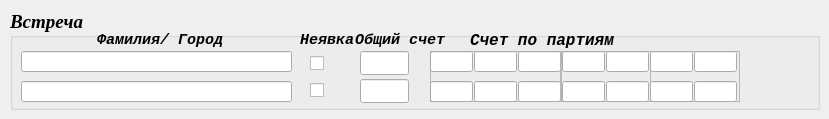
    <widget class="QWidget" name="tab_4">
     <attribute name="title">
      <string>Финалы</string>
     </attribute>
     <widget class="QGroupBox" name="groupBox_match_2">
      <property name="geometry">
       <rect>
        <x>10</x>
        <y>10</y>
        <width>810</width>
        <height>100</height>
       </rect>
      </property>
      <property name="font">
       <font>
        <family>Times New Roman</family>
        <pointsize>14</pointsize>
        <weight>75</weight>
        <italic>true</italic>
        <bold>true</bold>
       </font>
      </property>
      <property name="title">
       <string>Встреча</string>
      </property>
      <property name="flat">
       <bool>false</bool>
      </property>
      <widget class="QLabel" name="label_40">
       <property name="geometry">
        <rect>
         <x>460</x>
         <y>22</y>
         <width>181</width>
         <height>16</height>
        </rect>
       </property>
       <property name="font">
        <font>
         <family>Courier New</family>
         <pointsize>12</pointsize>
         <weight>75</weight>
         <italic>true</italic>
         <bold>true</bold>
        </font>
       </property>
       <property name="text">
        <string>Счет по партиям</string>
       </property>
      </widget>
      <widget class="QLabel" name="label_41">
       <property name="geometry">
        <rect>
         <x>345</x>
         <y>22</y>
         <width>101</width>
         <height>16</height>
        </rect>
       </property>
       <property name="font">
        <font>
         <family>Courier New</family>
         <pointsize>11</pointsize>
         <weight>75</weight>
         <italic>true</italic>
         <bold>true</bold>
        </font>
       </property>
       <property name="text">
        <string>Общий счет</string>
       </property>
      </widget>
      <widget class="QPushButton" name="Button_Ok_fin">
       <property name="enabled">
        <bool>true</bool>
       </property>
       <property name="geometry">
        <rect>
         <x>730</x>
         <y>36</y>
         <width>71</width>
         <height>61</height>
        </rect>
       </property>
       <property name="autoFillBackground">
        <bool>false</bool>
       </property>
       <property name="text">
        <string/>
       </property>
       <property name="icon">
        <iconset>
         <normaloff>../icons/Ok.png</normaloff>../icons/Ok.png</iconset>
       </property>
       <property name="iconSize">
        <size>
         <width>48</width>
         <height>48</height>
        </size>
       </property>
       <property name="flat">
        <bool>true</bool>
       </property>
      </widget>
      <widget class="QLabel" name="label_42">
       <property name="geometry">
        <rect>
         <x>87</x>
         <y>22</y>
         <width>171</width>
         <height>16</height>
        </rect>
       </property>
       <property name="font">
        <font>
         <family>Courier New</family>
         <pointsize>11</pointsize>
         <weight>75</weight>
         <italic>true</italic>
         <bold>true</bold>
        </font>
       </property>
       <property name="text">
        <string>Фамилия/ Город</string>
       </property>
      </widget>
      <widget class="QLabel" name="label_44">
       <property name="geometry">
        <rect>
         <x>290</x>
         <y>22</y>
         <width>71</width>
         <height>16</height>
        </rect>
       </property>
       <property name="font">
        <font>
         <family>Courier New</family>
         <pointsize>11</pointsize>
         <weight>75</weight>
         <italic>true</italic>
         <bold>true</bold>
        </font>
       </property>
       <property name="text">
        <string>Неявка</string>
       </property>
      </widget>
      <widget class="QLineEdit" name="lineEdit_pl1_score_total_fin">
       <property name="geometry">
        <rect>
         <x>350</x>
         <y>41</y>
         <width>49</width>
         <height>24</height>
        </rect>
       </property>
       <property name="font">
        <font>
         <pointsize>18</pointsize>
        </font>
       </property>
       <property name="alignment">
        <set>Qt::AlignCenter</set>
       </property>
      </widget>
      <widget class="QLineEdit" name="lineEdit_pl2_score_total_fin">
       <property name="geometry">
        <rect>
         <x>350</x>
         <y>69</y>
         <width>49</width>
         <height>24</height>
        </rect>
       </property>
       <property name="font">
        <font>
         <pointsize>18</pointsize>
        </font>
       </property>
       <property name="alignment">
        <set>Qt::AlignCenter</set>
       </property>
      </widget>
      <widget class="QCheckBox" name="checkBox_9">
       <property name="geometry">
        <rect>
         <x>300</x>
         <y>43</y>
         <width>21</width>
         <height>20</height>
        </rect>
       </property>
       <property name="text">
        <string/>
       </property>
      </widget>
      <widget class="QCheckBox" name="checkBox_10">
       <property name="geometry">
        <rect>
         <x>300</x>
         <y>70</y>
         <width>21</width>
         <height>20</height>
        </rect>
       </property>
       <property name="text">
        <string/>
       </property>
      </widget>
      <widget class="QLineEdit" name="lineEdit_player1_fin">
       <property name="geometry">
        <rect>
         <x>11</x>
         <y>41</y>
         <width>271</width>
         <height>21</height>
        </rect>
       </property>
       <property name="font">
        <font>
         <pointsize>11</pointsize>
        </font>
       </property>
      </widget>
      <widget class="QLineEdit" name="lineEdit_player2_fin">
       <property name="geometry">
        <rect>
         <x>11</x>
         <y>71</y>
         <width>271</width>
         <height>21</height>
        </rect>
       </property>
       <property name="font">
        <font>
         <pointsize>11</pointsize>
        </font>
       </property>
      </widget>
      <widget class="QFrame" name="frame_fin_three">
       <property name="geometry">
        <rect>
         <x>420</x>
         <y>41</y>
         <width>132</width>
         <height>51</height>
        </rect>
       </property>
       <property name="frameShape">
        <enum>QFrame::StyledPanel</enum>
       </property>
       <property name="frameShadow">
        <enum>QFrame::Raised</enum>
       </property>
       <widget class="QLineEdit" name="lineEdit_pl2_s1_fin">
        <property name="geometry">
         <rect>
          <x>0</x>
          <y>30</y>
          <width>43</width>
          <height>21</height>
         </rect>
        </property>
        <property name="font">
         <font>
          <pointsize>16</pointsize>
         </font>
        </property>
        <property name="alignment">
         <set>Qt::AlignCenter</set>
        </property>
       </widget>
       <widget class="QLineEdit" name="lineEdit_pl1_s1_fin">
        <property name="geometry">
         <rect>
          <x>0</x>
          <y>0</y>
          <width>43</width>
          <height>21</height>
         </rect>
        </property>
        <property name="font">
         <font>
          <pointsize>16</pointsize>
         </font>
        </property>
        <property name="alignment">
         <set>Qt::AlignCenter</set>
        </property>
       </widget>
       <widget class="QLineEdit" name="lineEdit_pl1_s3_fin">
        <property name="geometry">
         <rect>
          <x>88</x>
          <y>0</y>
          <width>43</width>
          <height>21</height>
         </rect>
        </property>
        <property name="font">
         <font>
          <pointsize>16</pointsize>
         </font>
        </property>
        <property name="alignment">
         <set>Qt::AlignCenter</set>
        </property>
       </widget>
       <widget class="QLineEdit" name="lineEdit_pl1_s2_fin">
        <property name="geometry">
         <rect>
          <x>44</x>
          <y>0</y>
          <width>43</width>
          <height>21</height>
         </rect>
        </property>
        <property name="font">
         <font>
          <pointsize>16</pointsize>
         </font>
        </property>
        <property name="alignment">
         <set>Qt::AlignCenter</set>
        </property>
       </widget>
       <widget class="QLineEdit" name="lineEdit_pl2_s3_fin">
        <property name="geometry">
         <rect>
          <x>88</x>
          <y>30</y>
          <width>43</width>
          <height>21</height>
         </rect>
        </property>
        <property name="font">
         <font>
          <pointsize>16</pointsize>
         </font>
        </property>
        <property name="alignment">
         <set>Qt::AlignCenter</set>
        </property>
       </widget>
       <widget class="QLineEdit" name="lineEdit_pl2_s2_fin">
        <property name="geometry">
         <rect>
          <x>44</x>
          <y>30</y>
          <width>43</width>
          <height>21</height>
         </rect>
        </property>
        <property name="font">
         <font>
          <pointsize>16</pointsize>
         </font>
        </property>
        <property name="alignment">
         <set>Qt::AlignCenter</set>
        </property>
       </widget>
      </widget>
      <widget class="QFrame" name="frame_fin_five">
       <property name="geometry">
        <rect>
         <x>550</x>
         <y>41</y>
         <width>91</width>
         <height>51</height>
        </rect>
       </property>
       <property name="frameShape">
        <enum>QFrame::StyledPanel</enum>
       </property>
       <property name="frameShadow">
        <enum>QFrame::Raised</enum>
       </property>
       <widget class="QLineEdit" name="lineEdit_pl2_s4_fin">
        <property name="geometry">
         <rect>
          <x>2</x>
          <y>30</y>
          <width>43</width>
          <height>21</height>
         </rect>
        </property>
        <property name="font">
         <font>
          <pointsize>16</pointsize>
         </font>
        </property>
        <property name="alignment">
         <set>Qt::AlignCenter</set>
        </property>
       </widget>
       <widget class="QLineEdit" name="lineEdit_pl1_s4_fin">
        <property name="geometry">
         <rect>
          <x>2</x>
          <y>0</y>
          <width>43</width>
          <height>21</height>
         </rect>
        </property>
        <property name="font">
         <font>
          <pointsize>16</pointsize>
         </font>
        </property>
        <property name="alignment">
         <set>Qt::AlignCenter</set>
        </property>
       </widget>
       <widget class="QLineEdit" name="lineEdit_pl1_s5_fin">
        <property name="geometry">
         <rect>
          <x>46</x>
          <y>0</y>
          <width>43</width>
          <height>21</height>
         </rect>
        </property>
        <property name="font">
         <font>
          <pointsize>16</pointsize>
         </font>
        </property>
        <property name="alignment">
         <set>Qt::AlignCenter</set>
        </property>
       </widget>
       <widget class="QLineEdit" name="lineEdit_pl2_s5_fin">
        <property name="geometry">
         <rect>
          <x>46</x>
          <y>30</y>
          <width>43</width>
          <height>21</height>
         </rect>
        </property>
        <property name="font">
         <font>
          <pointsize>16</pointsize>
         </font>
        </property>
        <property name="alignment">
         <set>Qt::AlignCenter</set>
        </property>
       </widget>
      </widget>
      <widget class="QFrame" name="frame_fin_seven">
       <property name="geometry">
        <rect>
         <x>640</x>
         <y>41</y>
         <width>90</width>
         <height>51</height>
        </rect>
       </property>
       <property name="frameShape">
        <enum>QFrame::StyledPanel</enum>
       </property>
       <property name="frameShadow">
        <enum>QFrame::Raised</enum>
       </property>
       <widget class="QLineEdit" name="lineEdit_pl2_s6_fin">
        <property name="geometry">
         <rect>
          <x>0</x>
          <y>30</y>
          <width>43</width>
          <height>21</height>
         </rect>
        </property>
        <property name="font">
         <font>
          <pointsize>16</pointsize>
         </font>
        </property>
        <property name="alignment">
         <set>Qt::AlignCenter</set>
        </property>
       </widget>
       <widget class="QLineEdit" name="lineEdit_pl1_s6_fin">
        <property name="geometry">
         <rect>
          <x>0</x>
          <y>0</y>
          <width>43</width>
          <height>21</height>
         </rect>
        </property>
        <property name="font">
         <font>
          <pointsize>16</pointsize>
         </font>
        </property>
        <property name="alignment">
         <set>Qt::AlignCenter</set>
        </property>
       </widget>
       <widget class="QLineEdit" name="lineEdit_pl1_s7_fin">
        <property name="geometry">
         <rect>
          <x>44</x>
          <y>0</y>
          <width>43</width>
          <height>21</height>
         </rect>
        </property>
        <property name="font">
         <font>
          <pointsize>16</pointsize>
         </font>
        </property>
        <property name="alignment">
         <set>Qt::AlignCenter</set>
        </property>
       </widget>
       <widget class="QLineEdit" name="lineEdit_pl2_s7_fin">
        <property name="geometry">
         <rect>
          <x>44</x>
          <y>30</y>
          <width>43</width>
          <height>21</height>
         </rect>
        </property>
        <property name="font">
         <font>
          <pointsize>16</pointsize>
         </font>
        </property>
        <property name="alignment">
         <set>Qt::AlignCenter</set>
        </property>
       </widget>
      </widget>
     </widget>
    </widget>
